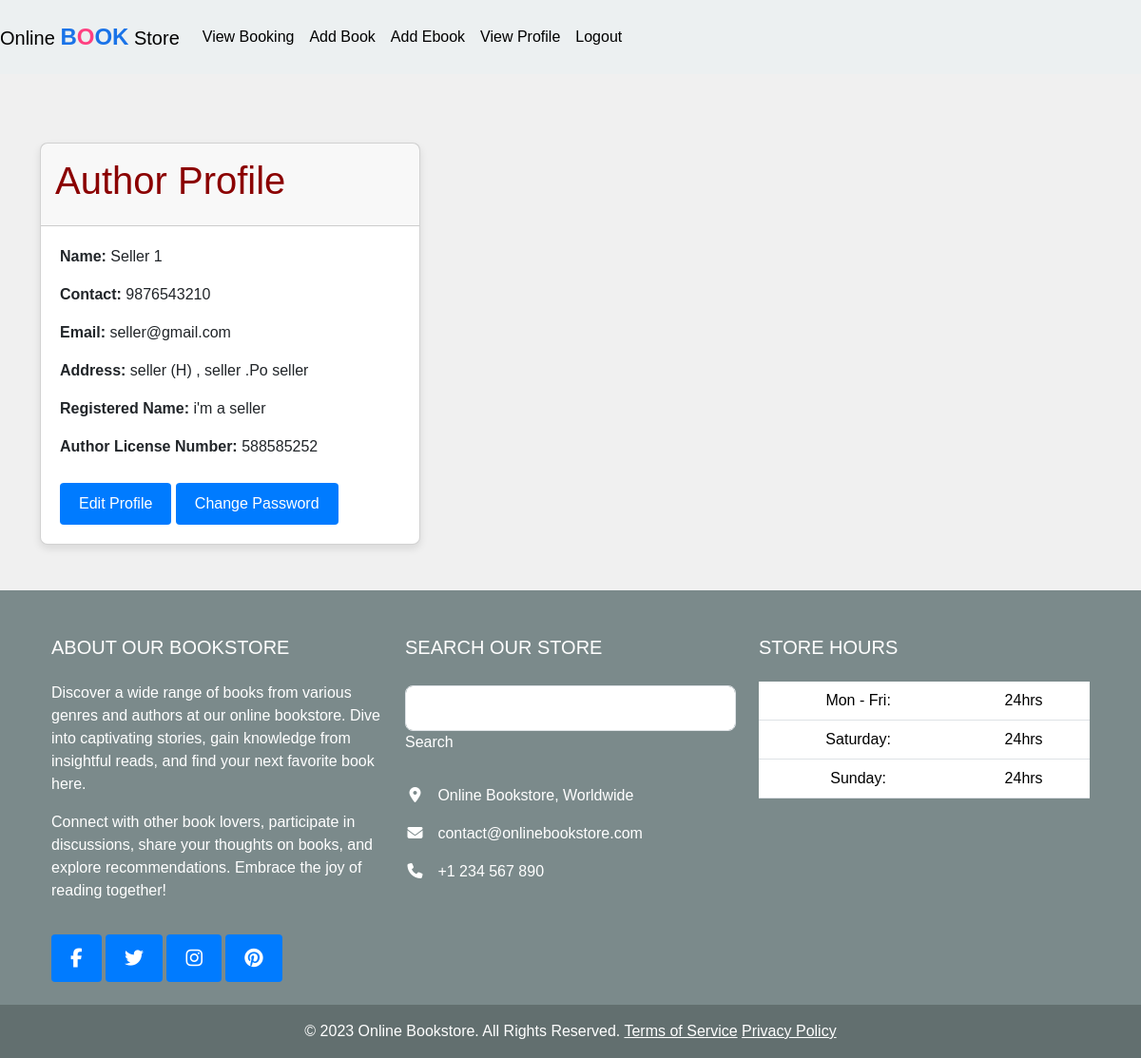
The page /BookAuthor/authorprofile/ (signed in) on the database its author committed.
### Guest/models.py (models this page shows)
class NewSeller(models.Model):
        Name=models.CharField(max_length=30)
        Contact=models.CharField(max_length=20)
        Email=models.EmailField(unique=True)
        Address=models.TextField(unique=True)
        Registername=models.CharField(max_length=30)
        AuthorLicno=models.CharField(max_length=20)
        Proof1 = models.CharField(max_length=20,)
        Proof2 = models.CharField(max_length=20,)
        Password=models.CharField(unique=True,max_length=20)
        vstatus=models.IntegerField(default=0)

### BookAuthor/views.py (the view)
# urls.py: path('authorprofile/',views.Authorprofile,name="authprofile"),
def Authorprofile(request):
    author=NewSeller.objects.get(id=request.session["sid"])
    return render(request, "BookAuthor/AuthorProfile.html",{'auth':author})

### BookAuthor/templates/BookAuthor/AuthorProfile.html (shortened to what this page needs)
<!DOCTYPE html>
<html lang="en">
<head>
 <link href="https://cdn.jsdelivr.net/npm/bootstrap@5.3.2/dist/css/bootstrap.min.css" rel="stylesheet"
>
<link rel="stylesheet" href="/BookAuthor/templates/BookAuthor/bootstrap.min.css">
</head>
<body>
  <nav class="navbar navbar-expand-lg navbar-light bg-light">
    <a class="navbar-brand" href="{% url 'BookAuthor:authorhome' %}">
      Online <span class="book-highlight">B<span class="rotated-letter">O</span>OK</span> Store
  </a>
    <div class="collapse navbar-collapse" id="navbarTogglerDemo02">
      <ul class="navbar-nav mr-auto mt-2 mt-lg-0">
        <li class="nav-item">
          <a class="nav-link active" href="{% url 'BookAuthor:seller_bookings' %}">View Booking</a>
        </li>
        <li class="nav-item">
          <a class="nav-link active" href="{% url 'BookAuthor:addbook' %}">Add Book</a>
        </li>
        <li class="nav-item">
          <a class="nav-link active" href="{% url 'BookAuthor:AddEbook' %}">Add Ebook</a>
        </li>
        <li class="nav-item">
          <a class="nav-link active" href="{% url 'BookAuthor:authprofile' %}">View Profile</a>
        </li>
        <li class="nav-item">
          <a class="nav-link active" href="{% url 'Guest:index' %}">Logout</a>
        </li>
      </ul>
    </div>
  </nav>
  <br><br>
  <div class="container mt-4">
    <div class="card">
        <div class="card-header">
            <h2>Author Profile</h2>
        </div>
        <div class="card-body">
            <p><strong>Name:</strong> {{ auth.Name }}</p>
            <p><strong>Contact:</strong> {{ auth.Contact }}</p>
            <p><strong>Email:</strong> {{ auth.Email }}</p>
            <p><strong>Address:</strong> {{ auth.Address }}</p>
            <p><strong>Registered Name:</strong> {{ auth.Registername }}</p>
            <p><strong>Author License Number:</strong> {{ auth.AuthorLicno }}</p>
            <a href="{% if auth.id %}{% url 'BookAuthor:update_seller_profile' cid=auth.id %}{% endif %}"
                class="btn btn-primary">Edit Profile</a>
            <a href="{% if auth.id %}{% url 'BookAuthor:seller_update_password' cid=auth.id %}{% endif %}" class="btn btn-primary">Change Password</a>
        </div>
    </div>
</div>
<br><br>
<footer class="text-white text-center text-lg-start bg-dark">
  <div class="container p-4">
      <div class="row mt-4">
          <div class="col-lg-4 col-md-12 mb-4 mb-md-0">
              <h5 class="text-uppercase mb-4" style="color: white;">About Our Bookstore</h5>
              <p>
                  Discover a wide range of books from various genres and authors at our online bookstore. Dive into
                  captivating stories, gain knowledge from insightful reads, and find your next favorite book here.
              </p>
              <p>
                  Connect with other book lovers, participate in discussions, share your thoughts on books, and explore
                  recommendations. Embrace the joy of reading together!
              </p>
              <div class="mt-4">
                  <a type="button" class="btn btn-floating btn-light btn-lg"><i class="fab fa-facebook-f"></i></a>
                  <a type="button" class="btn btn-floating btn-light btn-lg"><i class="fab fa-twitter"></i></a>
                  <a type="button" class="btn btn-floating btn-light btn-lg"><i class="fab fa-instagram"></i></a>
                  <a type="button" class="btn btn-floating btn-light btn-lg"><i class="fab fa-pinterest"></i></a>
              </div>
          </div>
          <div class="col-lg-4 col-md-6 mb-4 mb-md-0">
              <h5 class="text-uppercase mb-4 pb-1" style="color: white;">Search Our Store</h5>
              <div class="form-outline form-white mb-4">
                  <input type="text" id="searchInput" class="form-control form-control-lg" />
                  <label class="form-label" for="searchInput">Search</label>
              </div>
              <ul class="fa-ul" style="margin-left: 1.65em;">
                  <li class="mb-3">
                      <span class="fa-li"><i class="fas fa-map-marker-alt"></i></span><span
                          class="ms-2">Online Bookstore, Worldwide</span>
                  </li>
                  <li class="mb-3">
                      <span class="fa-li"><i class="fas fa-envelope"></i></span><span
                          class="ms-2">contact@onlinebookstore.com</span>
                  </li>
                  <li class="mb-3">
                      <span class="fa-li"><i class="fas fa-phone"></i></span><span class="ms-2">+1 234 567 890</span>
                  </li>
              </ul>
          </div>
          <div class="col-lg-4 col-md-6 mb-4 mb-md-0">
              <h5 class="text-uppercase mb-4" style="color: white;">Store Hours</h5>
              <table class="table text-center text-white">
                  <tbody class="fw-normal">
                      <tr>
                          <td>Mon - Fri:</td>
                          <td>24hrs</td>
                      </tr>
                      <tr>
                          <td>Saturday:</td>
                          <td> 24hrs</td>
                      </tr>
                      <tr>
                          <td>Sunday:</td>
                          <td>24hrs</td>
                      </tr>
                  </tbody>
              </table>
          </div>
      </div>
  </div>
  <div class="text-center p-3" style="background-color: rgba(0, 0, 0, 0.2);">
      © 2023 Online Bookstore. All Rights Reserved.
      <a class="text-white" href="#">Terms of Service</a>
      <a class="text-white" href="#">Privacy Policy</a>
  </div>
</footer>
</body>
</html>

### BookAuthor/templates/BookAuthor/AuthorProfile.html (style rules this page uses)
.book-highlight { font-family: 'Arial', sans-serif; font-weight: bold; font-size: 24px; color: #1a73e8; }
.rotated-letter { transform: rotate(-5deg); color: #ff4081; }
body { font-family: Arial, sans-serif; background-color: #f0f0f0; height: 100vh; justify-content: center; align-items: center; margin: 0; }
.card { width: 100%; max-width: 400px; margin-top: 20px; border-radius: 8px; box-shadow: 0 4px 8px rgba(0, 0, 0, 0.1); }
.card-header { color: darkred; border-bottom: 1px solid #ccc; padding: 15px; }
.card-body { padding: 20px; }
.btn { display: inline-block; padding: 10px 20px; margin-top: 10px; text-decoration: none; color: #fff; background-color: #007bff; border: none; border-radius: 4px; cursor: pointer; transition: background-color 0.3s; }
.btn-primary { background-color: #007bff; }

### rows shown on the page
NewSeller: Name "Seller 1", Contact "9876543210", Email "seller@gmail.com", Address "seller (H) , seller .Po seller", Registername "i'm a seller", AuthorLicno "588585252"
